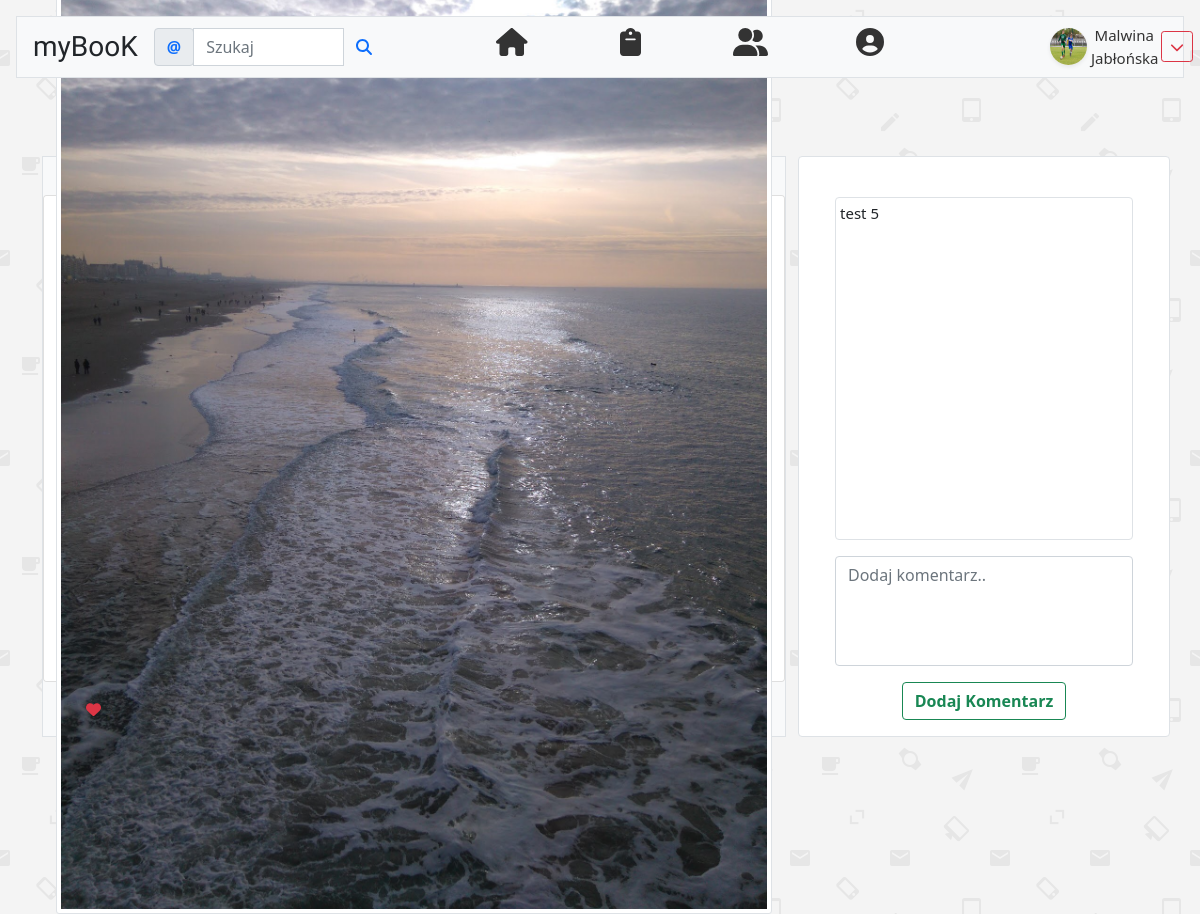
The app's page /feed/post/144 (signed in), older data.
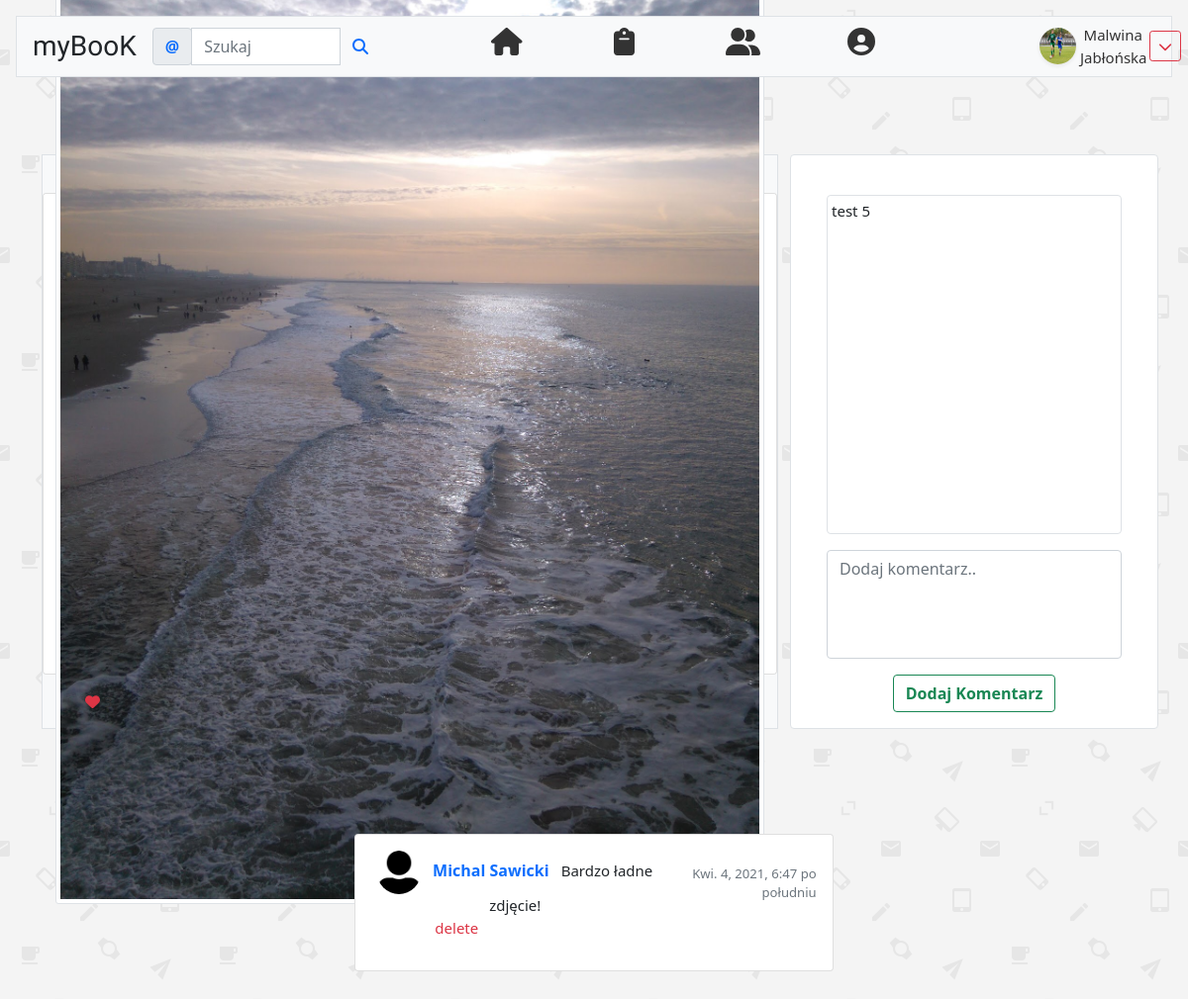
The same page, newer data.
### konto/models.py (models this page shows, shortened)
class Profile(models.Model):
    user = models.OneToOneField(settings.AUTH_USER_MODEL, primary_key=True, on_delete=models.CASCADE)
    biography = models.CharField(max_length=80, null=True, blank=True, verbose_name='O mnie')
    profileAvatar = models.ImageField(upload_to='profilePhoto', default='profilePhoto/default.jpg',
                                      blank=True, verbose_name='Zdjęcie Profilowe')
    birthDate = models.DateField(null=True, auto_now_add=False, auto_now=False, blank=True,
                                 verbose_name='Data urodzin')
    city = models.CharField(max_length=99, null=True, blank=True, verbose_name='Miejscowość')
    countryOrigin = CountryField(blank=True, null=True, verbose_name='Kraj pochodzenia')
    followers = models.ManyToManyField(User, blank=True, related_name='followers')
    github = models.URLField(null=True, blank=True, max_length=40)
    snapchat = models.CharField(null=True, blank=True, max_length=40)
    instagram = models.URLField(null=True, blank=True, max_length=40)
    facebook = models.URLField(null=True, blank=True, max_length=40)
    twitter = models.URLField(null=True, blank=True, max_length=40)

### feed/models.py (models this page shows, shortened)
class Post(models.Model):
    postAuthor = models.ForeignKey(User, default=None, blank=True, null=False, on_delete=models.CASCADE)
    postContent = models.TextField(verbose_name='', max_length=200)
    postDate = models.DateTimeField(default=timezone.now)
    postLikes = models.ManyToManyField(User, blank=True, related_name='postlikes')
    postImages = models.ImageField(null=True, blank=True, upload_to='images/%Y/%m/%d', verbose_name='')

class Comment(models.Model):
    post = models.ForeignKey('Post', on_delete=models.CASCADE)
    commentAuthor = models.ForeignKey(User, blank=True, null=False, on_delete=models.CASCADE)
    commentContent = models.TextField(verbose_name='')
    commentDate = models.DateTimeField(default=timezone.now)

### feed/views.py (the view, shortened to what this page needs)
# urls.py: path('post/<int:pk>', DetailPostView.as_view(), name='detail-post'),
@method_decorator(login_required, name='dispatch')
class DetailPostView(View):
    def get(self, request, pk, *args, **kwargs):
        postget = Post.objects.get(pk=pk)
        formDetail = CommentCreateForm()
        allComments = Comment.objects.filter(post=postget).order_by('-commentDate')
        something = get_object_or_404(Post, id=self.kwargs['pk'])
        ifLiked = False
        if something.postLikes.filter(id=self.request.user.id).exists():
            ifLiked = True
        return render(request, 'feed/detailPost.html', {
            'post': postget,
            'form': formDetail,
            'comments': allComments,
            'something': something,
            'ifLiked': ifLiked,
        })

### feed/forms.py
class CommentCreateForm(forms.ModelForm):
    class Meta:
        model = Comment
        fields = ['commentContent']
        widgets = {
            'commentContent': forms.Textarea(attrs={'class': 'form-control',
                                                    'rows': '4',
                                                    'placeholder': 'Dodaj komentarz..',
                                                    'style': 'resize:none',
                                                    })
        }

### feed/templates/feed/detailPost.html (shortened to what this page needs)
{% extends "mainPage.html" %}
{% block content %}
    <div class="container ">
    <div class="w-25 mt-3">
        <a href="{% url 'feed:followers-posts' %}" class="btn btn-outline-secondary mt-2 "> Powrót </a>
    </div>
    <div class=" col-md-12  mt-3  ">
        {% if post.postImages %}
            <div class="card border container-fluid  row  float-end  col-md-4  bg-white   ">
                <div class="  text-start float-end  mt-3 ">
                    <p class=" overflow-auto  mt-4 border p-1 rounded " style="height: 343px">
                        {{ post.postContent }}
                    </p>
                </div>
                <form method="post">
                    {{ form.as_p }}
                    <div class="m-3">
                        <button class="btn btn-outline-success fw-bold ">Dodaj Komentarz</button>
                    </div>
                </form>
            </div>
            </div>
            <div class="border-bottom   bg-light border col-md-8  ">
        {% else %}
            <div class="border-bottom   bg-light border col-md-7  mx-auto">
        {% endif %}
        {% if request.user == post.postAuthor %}
            <div>
        {% else %}
            <div class="  p-2">
        {% endif %}
        <a class="text-decoration-none fw-bold   text-capitalize text-secondary "
           href="{% url 'userProfile' post.postAuthor.profile.pk %}">
            <strong class="link-primary">
                {{ post.postAuthor.get_full_name }} </strong></a> <em
            class="text-secondary fw-light"> {{ post.postDate }}</em>
        {% if request.user == post.postAuthor %}
            <button type="button" class=" btn" data-bs-toggle="dropdown" aria-expanded="false">
            </button>
        {% endif %}
        </div>
        <div class=" card mx-auto  text-start     " style="min-height:150px; max-height:488px;    ">
            {% if post.postImages %}
                <div class="container-fluid     img-fluid card border-0 mx-auto  justify-content-center"
                     style="height: 485px; width:auto   ">
                {% load thumbnail %}
                {% thumbnail post.postImages "885x465" as im %}
                    <a href="{{ post.postImages.url }}" class="mx-auto border-0">
                        <img src="{{ im.url }}" alt="img" class="  text-center img-fluid img-thumbnail card-img  ">
                    </a>
                {% endthumbnail %}
            {% else %}
                <div class=" card bg-white border-0    text-start    " style="min-height:150px; max-height:488px;">
                <p class="p-1  ">
                    {{ post.postContent }}
                </p>
            {% endif %}
            </div>
            </div>
            <div class="mx-auto col-md-11 p-2 ">
                <div class=" dropdown float-start  mt-2 ">
                    <i class="float-start link-danger fas mt-1 mx-1 fa-heart"></i>
                    <a class=" link-primary " href="#" data-bs-toggle="dropdown" aria-expanded="false">
                        {% with allLikes=post.postLikes.count %}
                            {{ allLikes }}
                        {% endwith %}
                    </a>
                </div>
                {% include 'feed/likes-container.html' %}
            </div>
        </div>
        </div>
    {% if post.postImages %}
        <div class=" row mb-4 mt-3 ">
    {% endif %}
    <div class=" h5 d-flex justify-content-center  mt-2 mb-3">
        <div class="buttons ">
                    <span class="badge bg-white d-flex flex-row align-items-center">
                        <span class="link-primary mx-2">
                            <h5>Komentarze (
                            </h5>
                        </span>
                        <div class="form-check form-switch collapsed">
                        </div>
                    </span>
        </div>
    </div>
    <div class=" ">
        <div class="accordion-item  ">
            <div id="comments" class="accordion-collapse border-0 collapse" aria-labelledby="flexSwitchCheckChecked"
                 data-bs-parent="#accordionFlushExample">
                <div class="accordion-body  ">
                    {% for comment in comments %}
                        <div class="col-md-5 mx-auto over ">
                            <div class="card p-3 mt-2">
                                <div class="d-flex justify-content-between align-items-center">
                                    <div class="user-select-auto  align-items-center">
                                        <img alt="userProfileImg"
                                             src="{{ comment.commentAuthor.profile.profileAvatar.url }}"
                                             class="   rounded-circle  mx-auto"
                                             width="44px"
                                             height="44px"/>
                                        <small class=" text-primary">
                                            <a class="h6 text-decoration-none fw-normal text-capitalize mx-2"
                                               href="{% url 'userProfile' comment.commentAuthor.profile.pk %}">
                                                <strong class=" link-primary">
                                                    {{ comment.commentAuthor.get_full_name }}
                                                </strong>
                                            </a>
                                        </small>
                                        {{ comment.commentContent }}
                                    </div>
                                    <small class="fw-light text-end  text-secondary"> {{ comment.commentDate }}</small>
                                </div>
                                <div class=" mx-5 text-start text-secondary">
                                    {% if request.user == post.postAuthor  and comment.commentAuthor %}
                                        <a href="{% url 'feed:delete-comment' post.pk comment.pk %}">
                                            <p class="link-danger > px-3  ">delete</p>
                                        </a>
                                    {% endif %}
                                </div>
                            </div>
                        </div>
                    {% endfor %}
                </div>
            </div>
        </div>
    </div>
{% endblock %}

### konto/templates/mainPage.html (shortened to what this page needs)
{% load static %}
{% url 'feed:followers-posts' as home %}
{% url 'feed:new-posts' as news %}
{% url 'all_users' as people %}
{% url 'profile_edit' user.profile.pk as edit %}
{% url 'profile_edit' user.profile.pk as profEdit %}
{% url 'wyloguj'  as logout %}
{% url 'userProfile' user.profile.pk as profile %}
{% url 'userProfile' user.profile.pk as profiledropdown %}
<!doctype html>
<html lang="pl">
<head>
    <link href="https://cdn.jsdelivr.net/npm/bootstrap@5.0.0-beta1/dist/css/bootstrap.min.css" rel="stylesheet"
>
    <link rel="stylesheet" href="{% static 'css/all.min.css' %}">
    <link href="{% static "css/main.css" %}" rel="stylesheet">
    <link rel="stylesheet" href="//code.jquery.com/ui/1.12.1/themes/base/jquery-ui.css">
</head>
<body class="text-center" style="background-image: url('{% static "backgrounds/tlo01.png" %}' );">
{% if request.user.is_authenticated %}
    <nav class="nav nav-pills m-3  sticky-top border   bg-light navbar-expand-lg ">
    <a class="navbar-brand  text-dark mx-3 mt-2 " href="{% url 'feed:followers-posts' %}">
        <h3 class="chewy  text-decoration-none">
            myBooK
        </h3>
    </a>
    <nav class="navbar navbar-light bg-light   ">
        <form class="form-inline " method="get" action="{% url 'user_search' %}">
            <div class="input-group">
                <div class="input-group-prepend">
                    <span class="input-group-text align-content-center text-primary fw-bold" id="basic-addon1">@</span>
                </div>
                <input type="text" class="form-control" placeholder="Szukaj" aria-label="Username"
                       aria-describedby="basic-addon1" name="quest" value="{{ request.GET.quest }}">
                <button class="btn bg-transparent   "><i class="fas fa-search link-primary"></i>
                </button>
            </div>
        </form>
    </nav>
    <div class="collapse navbar-collapse " id="navbarSupportedContent">
    <div class=" justify-content-center  col-md-10">
        <div class="row">
            <ul class=" nav  nav-navbar  mx-2   col-md-11 justify-content-center  mb-lg-0  ">
                <li class="nav-item mx-2 col-md-2 test"  >
                    <a class="nav-link    {% if request.path == home %} active shadow  bg-secondary     {% endif %}"
                       href="{% url 'feed:followers-posts' %}">
                        <i class="fas fa-home h3 "></i>
                    </a>
                </li>
                <li class=" nav-item mx-2 col-md-2 ">
                    <a class="nav-link {% if request.path == news %} active shadow   bg-secondary {% endif %}"
                       href="{% url 'feed:new-posts' %}">
                        <i class="fas h3 fa-clipboard"></i>
                    </a>
                </li>
                <li class="nav-item  mx-2 col-md-2 ">
                    <a class="nav-link {% if request.path == people %} active shadow    bg-secondary {% endif %} "
                       data-toggle="tab"
                       href="{% url 'all_users' %}">
                        <i class="fas fa-user-friends h3"></i>
                    </a>
                </li>
                <li class="nav-item dropdown  col-md-2 mx-2">
                    <a class="nav-link  {% if request.path == profiledropdown %} active shadow   bg-secondary {% endif %}"
                       href="#"
                       role="button" data-bs-toggle="dropdown" aria-expanded="false">
                        <i class="fas fa-user-circle h3 "></i>
                    </a>
                </li>
            </ul>
        </div>
    </div>
{% endif %}
{% if request.user.is_authenticated %}
<img alt="userProfileImg" src="{{ user.profile.profileAvatar.url }}"
                                         class="rounded-circle shadow-sm " width="37px" height="37px"/>
    <a class="  fw-normal   col-md-1 link-primary bold mx-1 " href="{{ profile }}  ">
        {{ request.user.first_name }} {{ request.user.last_name }}
    </a>
    <div class="dropdown ">
        <button class=" btn  btn-sm btn-outline-danger   " data-bs-toggle="dropdown" aria-expanded="false">
            <i class="fas fa-chevron-down"></i>
        </button>
    </div>
    </div>
{% endif %}
</nav>
{% block content %}
{% endblock %}
</body>
</html>

### feed/templates/feed/likes-container.html (shortened to what this page needs)
<div class="col-md-10 mx-auto " >
    <form action="{% url 'feed:like-post' post.pk %}" method="post">
        {% if ifLiked %}
            <button type="submit" id="like" name="post.pk" value="{{ post.pk }}"
                    class="btn btn-outline-secondary    ">
            </button>
        {% else %}
            <button type="submit" id="like" name="post.pk" value="{{ post.pk }}"
                    class="btn btn-outline-danger"><i class="fas fa-heart"></i>
            </button>
        {% endif %}
    </form>
</div>

### konto/static/css/main.css (style rules this page uses)
body { margin: 0; padding: 0; font-size: 15px; color: #212529; }
.chewy { font-family: 'Chewy', cursive; }
a:link { text-decoration: none; outline-color: #205067; color: #333333; }
li { list-style: none; }

Row changes from the older to the newer data that the page shows:
added Comment: commentAuthor.profile.profileAvatar (placeholder picture), commentAuthor.get_full_name "Michal Sawicki", commentContent "Bardzo ładne zdjęcie!", commentDate "Kwi. 4, 2021, 6:47 po południu", shows "delete"
